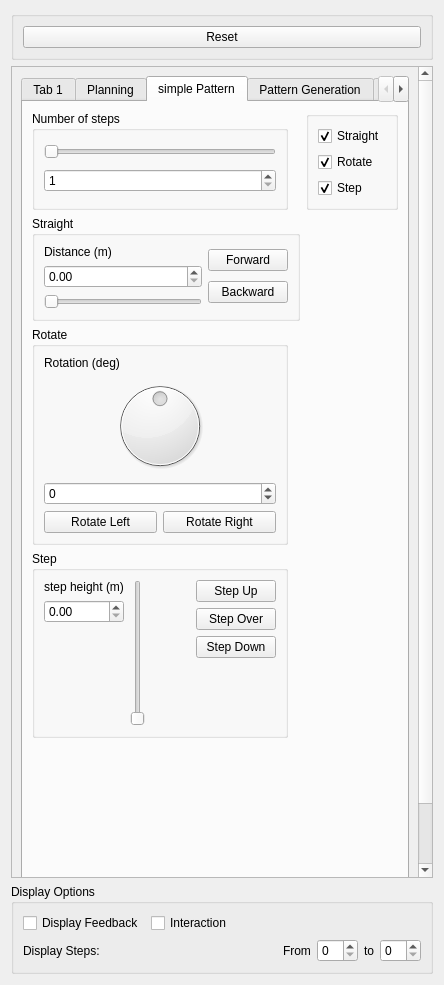
<?xml version="1.0" encoding="UTF-8"?>
<ui version="4.0">
 <class>PanelDesign</class>
 <widget class="QWidget" name="PanelDesign">
  <property name="geometry">
   <rect>
    <x>0</x>
    <y>0</y>
    <width>444</width>
    <height>985</height>
   </rect>
  </property>
  <property name="windowTitle">
   <string>Form</string>
  </property>
  <layout class="QVBoxLayout" name="verticalLayout_15">
   <item>
    <widget class="QGroupBox" name="groupBox">
     <property name="title">
      <string/>
     </property>
     <layout class="QHBoxLayout" name="horizontalLayout_5">
      <item>
       <widget class="QPushButton" name="reset_pushButton">
        <property name="text">
         <string>Reset</string>
        </property>
       </widget>
      </item>
     </layout>
    </widget>
   </item>
   <item>
    <widget class="QScrollArea" name="scrollArea">
     <property name="widgetResizable">
      <bool>true</bool>
     </property>
     <widget class="QWidget" name="scrollAreaWidgetContents">
      <property name="geometry">
       <rect>
        <x>0</x>
        <y>0</y>
        <width>416</width>
        <height>876</height>
       </rect>
      </property>
      <layout class="QVBoxLayout" name="verticalLayout_16">
       <item>
        <widget class="QTabWidget" name="tabWidget">
         <property name="currentIndex">
          <number>2</number>
         </property>
         <widget class="QWidget" name="tab">
          <attribute name="title">
           <string>Tab 1</string>
          </attribute>
          <layout class="QVBoxLayout" name="verticalLayout">
           <item>
            <layout class="QHBoxLayout" name="horizontalLayout_2">
             <item>
              <widget class="QLabel" name="placeFeetLabel">
               <property name="text">
                <string>Place Feet</string>
               </property>
              </widget>
             </item>
             <item>
              <widget class="QPushButton" name="setStart">
               <property name="text">
                <string>StartTEST</string>
               </property>
              </widget>
             </item>
             <item>
              <widget class="QPushButton" name="setGoal">
               <property name="text">
                <string>Goal</string>
               </property>
              </widget>
             </item>
            </layout>
           </item>
           <item>
            <spacer name="verticalSpacer_2">
             <property name="orientation">
              <enum>Qt::Vertical</enum>
             </property>
             <property name="sizeHint" stdset="0">
              <size>
               <width>20</width>
               <height>40</height>
              </size>
             </property>
            </spacer>
           </item>
           <item>
            <widget class="QProgressBar" name="progressBar">
             <property name="enabled">
              <bool>false</bool>
             </property>
             <property name="value">
              <number>24</number>
             </property>
            </widget>
           </item>
          </layout>
         </widget>
         <widget class="QWidget" name="planningTab">
          <attribute name="title">
           <string>Planning</string>
          </attribute>
          <layout class="QVBoxLayout" name="verticalLayout_2">
           <item>
            <widget class="QGroupBox" name="planningGroupBox">
             <property name="title">
              <string/>
             </property>
             <layout class="QVBoxLayout" name="verticalLayout_14">
              <item>
               <widget class="QCheckBox" name="realtimePlanningCheckbox">
                <property name="text">
                 <string>Real Time Planning</string>
                </property>
               </widget>
              </item>
              <item>
               <widget class="QComboBox" name="planningModeComboBox">
                <item>
                 <property name="text">
                  <string>2D Planning Mode</string>
                 </property>
                </item>
                <item>
                 <property name="text">
                  <string>3D Planning Mode</string>
                 </property>
                </item>
               </widget>
              </item>
              <item>
               <layout class="QHBoxLayout" name="horizontalLayout_14">
                <item>
                 <widget class="QToolButton" name="planningSetGoalToolButton">
                  <property name="text">
                   <string>set Goal</string>
                  </property>
                  <property name="checkable">
                   <bool>true</bool>
                  </property>
                 </widget>
                </item>
                <item>
                 <widget class="QPushButton" name="planningWayPointsPushButton">
                  <property name="text">
                   <string>Set Way Points</string>
                  </property>
                 </widget>
                </item>
               </layout>
              </item>
              <item>
               <spacer name="verticalSpacer_5">
                <property name="orientation">
                 <enum>Qt::Vertical</enum>
                </property>
                <property name="sizeHint" stdset="0">
                 <size>
                  <width>20</width>
                  <height>40</height>
                 </size>
                </property>
               </spacer>
              </item>
              <item>
               <layout class="QHBoxLayout" name="horizontalLayout_13">
                <item>
                 <widget class="QCommandLinkButton" name="planningComputeCommandLinkButton">
                  <property name="text">
                   <string>Compute Step Plan</string>
                  </property>
                 </widget>
                </item>
                <item>
                 <widget class="QCommandLinkButton" name="planningExecuteCommandLinkButton">
                  <property name="text">
                   <string>Execute Step Plan</string>
                  </property>
                 </widget>
                </item>
               </layout>
              </item>
              <item>
               <widget class="QProgressBar" name="planningProgressBar">
                <property name="value">
                 <number>24</number>
                </property>
               </widget>
              </item>
             </layout>
            </widget>
           </item>
           <item>
            <spacer name="verticalSpacer_7">
             <property name="orientation">
              <enum>Qt::Vertical</enum>
             </property>
             <property name="sizeHint" stdset="0">
              <size>
               <width>20</width>
               <height>40</height>
              </size>
             </property>
            </spacer>
           </item>
           <item>
            <spacer name="verticalSpacer_3">
             <property name="orientation">
              <enum>Qt::Vertical</enum>
             </property>
             <property name="sizeHint" stdset="0">
              <size>
               <width>20</width>
               <height>40</height>
              </size>
             </property>
            </spacer>
           </item>
          </layout>
         </widget>
         <widget class="QWidget" name="simplePatternTab">
          <attribute name="title">
           <string>simple Pattern</string>
          </attribute>
          <layout class="QGridLayout" name="gridLayout">
           <item row="1" column="1" colspan="3">
            <widget class="QGroupBox" name="simpleStraightGroupBox">
             <property name="title">
              <string>Straight</string>
             </property>
             <layout class="QHBoxLayout" name="horizontalLayout_3">
              <item>
               <layout class="QVBoxLayout" name="verticalLayout_3">
                <item>
                 <widget class="QLabel" name="simpleDistanceLabel">
                  <property name="text">
                   <string>Distance (m)</string>
                  </property>
                 </widget>
                </item>
                <item>
                 <widget class="QDoubleSpinBox" name="simpleDistanceSpinBox">
                  <property name="singleStep">
                   <double>0.100000000000000</double>
                  </property>
                 </widget>
                </item>
                <item>
                 <widget class="QSlider" name="simpleDistanceSlider">
                  <property name="orientation">
                   <enum>Qt::Horizontal</enum>
                  </property>
                 </widget>
                </item>
               </layout>
              </item>
              <item>
               <layout class="QVBoxLayout" name="verticalLayout_4">
                <item>
                 <widget class="QPushButton" name="simpleForwardPushButton">
                  <property name="text">
                   <string>Forward</string>
                  </property>
                 </widget>
                </item>
                <item>
                 <widget class="QPushButton" name="simpleBackwardPushButton">
                  <property name="text">
                   <string>Backward</string>
                  </property>
                 </widget>
                </item>
               </layout>
              </item>
             </layout>
            </widget>
           </item>
           <item row="0" column="1">
            <widget class="QGroupBox" name="simpleNOStepsGroupBox">
             <property name="title">
              <string>Number of steps</string>
             </property>
             <layout class="QVBoxLayout" name="verticalLayout_9">
              <item>
               <widget class="QSlider" name="simpleNOstepsSlider">
                <property name="orientation">
                 <enum>Qt::Horizontal</enum>
                </property>
               </widget>
              </item>
              <item>
               <widget class="QSpinBox" name="simpleNOStepsSpinBox">
                <property name="minimum">
                 <number>1</number>
                </property>
               </widget>
              </item>
             </layout>
            </widget>
           </item>
           <item row="2" column="1">
            <widget class="QGroupBox" name="simpleRotateGroupBox">
             <property name="title">
              <string>Rotate</string>
             </property>
             <layout class="QVBoxLayout" name="verticalLayout_6">
              <item>
               <layout class="QVBoxLayout" name="verticalLayout_5">
                <item>
                 <widget class="QLabel" name="simpleRotationLabel">
                  <property name="text">
                   <string>Rotation (deg)</string>
                  </property>
                 </widget>
                </item>
                <item>
                 <widget class="QDial" name="simpleRotationDial">
                  <property name="minimum">
                   <number>-180</number>
                  </property>
                  <property name="maximum">
                   <number>180</number>
                  </property>
                  <property name="sliderPosition">
                   <number>0</number>
                  </property>
                  <property name="wrapping">
                   <bool>true</bool>
                  </property>
                 </widget>
                </item>
                <item>
                 <widget class="QSpinBox" name="simpleRotationSpinBox">
                  <property name="minimum">
                   <number>-180</number>
                  </property>
                  <property name="maximum">
                   <number>180</number>
                  </property>
                 </widget>
                </item>
               </layout>
              </item>
              <item>
               <layout class="QHBoxLayout" name="horizontalLayout_4">
                <item>
                 <widget class="QPushButton" name="simpleRotateLeftPushButton">
                  <property name="text">
                   <string>Rotate Left</string>
                  </property>
                 </widget>
                </item>
                <item>
                 <widget class="QPushButton" name="simpleRotateRightPushButton">
                  <property name="text">
                   <string>Rotate Right</string>
                  </property>
                 </widget>
                </item>
               </layout>
              </item>
             </layout>
            </widget>
           </item>
           <item row="0" column="4">
            <widget class="QGroupBox" name="checkBoxGroupBox">
             <property name="title">
              <string/>
             </property>
             <layout class="QVBoxLayout" name="verticalLayout_10">
              <item>
               <widget class="QCheckBox" name="straightCheckBox">
                <property name="text">
                 <string>Straight</string>
                </property>
                <property name="checked">
                 <bool>true</bool>
                </property>
               </widget>
              </item>
              <item>
               <widget class="QCheckBox" name="rotateCheckBox">
                <property name="text">
                 <string>Rotate</string>
                </property>
                <property name="checked">
                 <bool>true</bool>
                </property>
               </widget>
              </item>
              <item>
               <widget class="QCheckBox" name="stepCheckBox">
                <property name="text">
                 <string>Step</string>
                </property>
                <property name="checked">
                 <bool>true</bool>
                </property>
               </widget>
              </item>
             </layout>
            </widget>
           </item>
           <item row="3" column="1">
            <widget class="QGroupBox" name="simpleStepGroupBox">
             <property name="title">
              <string>Step</string>
             </property>
             <layout class="QHBoxLayout" name="horizontalLayout">
              <item>
               <layout class="QVBoxLayout" name="verticalLayout_12">
                <item>
                 <widget class="QLabel" name="simpleHeightLabel">
                  <property name="text">
                   <string>step height (m)</string>
                  </property>
                 </widget>
                </item>
                <item>
                 <widget class="QDoubleSpinBox" name="simpleHeightSpinBox">
                  <property name="maximum">
                   <double>10.000000000000000</double>
                  </property>
                  <property name="singleStep">
                   <double>0.010000000000000</double>
                  </property>
                 </widget>
                </item>
                <item>
                 <spacer name="verticalSpacer_14">
                  <property name="orientation">
                   <enum>Qt::Vertical</enum>
                  </property>
                  <property name="sizeHint" stdset="0">
                   <size>
                    <width>20</width>
                    <height>40</height>
                   </size>
                  </property>
                 </spacer>
                </item>
               </layout>
              </item>
              <item>
               <widget class="QSlider" name="simpleHeightSlider">
                <property name="maximum">
                 <number>20</number>
                </property>
                <property name="orientation">
                 <enum>Qt::Vertical</enum>
                </property>
               </widget>
              </item>
              <item>
               <spacer name="horizontalSpacer_5">
                <property name="orientation">
                 <enum>Qt::Horizontal</enum>
                </property>
                <property name="sizeHint" stdset="0">
                 <size>
                  <width>40</width>
                  <height>20</height>
                 </size>
                </property>
               </spacer>
              </item>
              <item>
               <layout class="QVBoxLayout" name="verticalLayout_13">
                <item>
                 <widget class="QPushButton" name="simpleStepUpPushButton">
                  <property name="text">
                   <string>Step Up</string>
                  </property>
                 </widget>
                </item>
                <item>
                 <widget class="QPushButton" name="simpleStepOverPushButton">
                  <property name="text">
                   <string>Step Over</string>
                  </property>
                 </widget>
                </item>
                <item>
                 <widget class="QPushButton" name="simpleStepDownPushButton">
                  <property name="text">
                   <string>Step Down</string>
                  </property>
                 </widget>
                </item>
                <item>
                 <spacer name="verticalSpacer_8">
                  <property name="orientation">
                   <enum>Qt::Vertical</enum>
                  </property>
                  <property name="sizeHint" stdset="0">
                   <size>
                    <width>20</width>
                    <height>40</height>
                   </size>
                  </property>
                 </spacer>
                </item>
               </layout>
              </item>
             </layout>
            </widget>
           </item>
           <item row="4" column="1">
            <spacer name="verticalSpacer_4">
             <property name="orientation">
              <enum>Qt::Vertical</enum>
             </property>
             <property name="sizeHint" stdset="0">
              <size>
               <width>20</width>
               <height>40</height>
              </size>
             </property>
            </spacer>
           </item>
          </layout>
         </widget>
         <widget class="QWidget" name="patternGenerationTab">
          <attribute name="title">
           <string>Pattern Generation</string>
          </attribute>
          <layout class="QGridLayout" name="gridLayout_6">
           <item row="5" column="1">
            <widget class="QGroupBox" name="patternCommandGroupBox">
             <property name="title">
              <string/>
             </property>
             <layout class="QGridLayout" name="gridLayout_5">
              <item row="3" column="0">
               <widget class="QPushButton" name="patternRotateLeftPushButton">
                <property name="text">
                 <string>Rotate Left</string>
                </property>
               </widget>
              </item>
              <item row="3" column="2">
               <widget class="QPushButton" name="patternRotateRightPushButton">
                <property name="text">
                 <string>Rotate Right</string>
                </property>
               </widget>
              </item>
              <item row="6" column="1">
               <widget class="QPushButton" name="patternBackwardPushButton">
                <property name="text">
                 <string>Backward</string>
                </property>
               </widget>
              </item>
              <item row="5" column="0">
               <widget class="QPushButton" name="patternStrafeLeftPushButton">
                <property name="text">
                 <string>Strafe Left</string>
                </property>
               </widget>
              </item>
              <item row="1" column="1">
               <widget class="QPushButton" name="patternForwardPushButton">
                <property name="text">
                 <string>Forward</string>
                </property>
               </widget>
              </item>
              <item row="5" column="2">
               <widget class="QPushButton" name="patternStrafeRightPushButton">
                <property name="text">
                 <string>Strafe Right</string>
                </property>
               </widget>
              </item>
              <item row="0" column="1">
               <widget class="QPushButton" name="patternSamplingPushButton">
                <property name="text">
                 <string>Forward(Sampling)</string>
                </property>
               </widget>
              </item>
             </layout>
            </widget>
           </item>
           <item row="0" column="1">
            <widget class="QCheckBox" name="sequenceCheckBox">
             <property name="text">
              <string>Sequence </string>
             </property>
            </widget>
           </item>
           <item row="1" column="1">
            <widget class="QGroupBox" name="commonOptionsGroupBox">
             <property name="title">
              <string/>
             </property>
             <layout class="QFormLayout" name="formLayout">
              <item row="0" column="0">
               <widget class="QLabel" name="patternNOStepsLabel">
                <property name="text">
                 <string>Number of steps</string>
                </property>
               </widget>
              </item>
              <item row="0" column="1">
               <widget class="QSpinBox" name="patternNOStepsSpinBox"/>
              </item>
              <item row="1" column="0">
               <widget class="QLabel" name="patternStepDistanceLabel">
                <property name="text">
                 <string>Step Distance (m)</string>
                </property>
               </widget>
              </item>
              <item row="1" column="1">
               <widget class="QDoubleSpinBox" name="patternStepDistanceSpinBox">
                <property name="maximum">
                 <double>10.000000000000000</double>
                </property>
                <property name="singleStep">
                 <double>0.010000000000000</double>
                </property>
               </widget>
              </item>
              <item row="2" column="0">
               <widget class="QLabel" name="patternSideStepLabel">
                <property name="text">
                 <string>Side Step (m)</string>
                </property>
               </widget>
              </item>
              <item row="2" column="1">
               <widget class="QDoubleSpinBox" name="patternSideStepDoubleSpinBox">
                <property name="maximum">
                 <double>10.000000000000000</double>
                </property>
                <property name="singleStep">
                 <double>0.010000000000000</double>
                </property>
               </widget>
              </item>
              <item row="4" column="0">
               <widget class="QLabel" name="patternRotationLabel">
                <property name="text">
                 <string>Rotation (deg)</string>
                </property>
               </widget>
              </item>
              <item row="5" column="0">
               <widget class="QLabel" name="patternDeltaZLabel">
                <property name="text">
                 <string>delta z per step</string>
                </property>
               </widget>
              </item>
              <item row="5" column="1">
               <widget class="QDoubleSpinBox" name="patternDeltaZDoubleSpinBox">
                <property name="maximum">
                 <double>10.000000000000000</double>
                </property>
                <property name="singleStep">
                 <double>0.010000000000000</double>
                </property>
               </widget>
              </item>
              <item row="4" column="1">
               <widget class="QSpinBox" name="patternRotationSpinBox">
                <property name="maximum">
                 <number>359</number>
                </property>
               </widget>
              </item>
              <item row="6" column="0">
               <widget class="QCheckBox" name="patternClosingStepCheckBox">
                <property name="text">
                 <string>Do closing step</string>
                </property>
                <property name="checked">
                 <bool>false</bool>
                </property>
               </widget>
              </item>
             </layout>
            </widget>
           </item>
           <item row="7" column="1" colspan="2">
            <widget class="QGroupBox" name="patternFeetPosGroupBox">
             <property name="title">
              <string>Feet Positioning</string>
             </property>
             <layout class="QGridLayout" name="gridLayout_2">
              <item row="2" column="0">
               <spacer name="horizontalSpacer">
                <property name="orientation">
                 <enum>Qt::Horizontal</enum>
                </property>
                <property name="sizeHint" stdset="0">
                 <size>
                  <width>40</width>
                  <height>20</height>
                 </size>
                </property>
               </spacer>
              </item>
              <item row="2" column="1">
               <widget class="QPushButton" name="patternWideStancePushButton">
                <property name="text">
                 <string>Wide Stance</string>
                </property>
               </widget>
              </item>
              <item row="2" column="2">
               <spacer name="horizontalSpacer_2">
                <property name="orientation">
                 <enum>Qt::Horizontal</enum>
                </property>
                <property name="sizeHint" stdset="0">
                 <size>
                  <width>40</width>
                  <height>20</height>
                 </size>
                </property>
               </spacer>
              </item>
              <item row="3" column="0">
               <widget class="QPushButton" name="patternCenterLeftPushButton">
                <property name="text">
                 <string>Center on Left</string>
                </property>
               </widget>
              </item>
              <item row="3" column="2">
               <widget class="QPushButton" name="patternCenterRightPushButton">
                <property name="text">
                 <string>Center on Right</string>
                </property>
               </widget>
              </item>
              <item row="3" column="1">
               <widget class="QPushButton" name="patternCenterFeetPushButton">
                <property name="text">
                 <string>Center on Feet</string>
                </property>
               </widget>
              </item>
             </layout>
            </widget>
           </item>
           <item row="8" column="1">
            <spacer name="verticalSpacer_10">
             <property name="orientation">
              <enum>Qt::Vertical</enum>
             </property>
             <property name="sizeHint" stdset="0">
              <size>
               <width>20</width>
               <height>40</height>
              </size>
             </property>
            </spacer>
           </item>
           <item row="3" column="1">
            <widget class="QGroupBox" name="patternMoreOptionsGroupBox">
             <property name="title">
              <string/>
             </property>
             <layout class="QGridLayout" name="gridLayout_4">
              <item row="3" column="2">
               <widget class="QSpinBox" name="patternStartIndexSpinBox"/>
              </item>
              <item row="3" column="0">
               <widget class="QLabel" name="patternStartIndexLabel">
                <property name="text">
                 <string>Start Step Index</string>
                </property>
               </widget>
              </item>
              <item row="5" column="0">
               <widget class="QLabel" name="patternRollLabel">
                <property name="text">
                 <string>Roll (deg)</string>
                </property>
               </widget>
              </item>
              <item row="9" column="2">
               <layout class="QVBoxLayout" name="verticalLayout_7">
                <item>
                 <widget class="QCheckBox" name="patternExtraSeperationCheckBox">
                  <property name="text">
                   <string>Extra seperation</string>
                  </property>
                 </widget>
                </item>
                <item>
                 <widget class="QCheckBox" name="patternTerrainModelCheckBox">
                  <property name="text">
                   <string>Use Terrain Model</string>
                  </property>
                 </widget>
                </item>
                <item>
                 <widget class="QCheckBox" name="patternOveride3DCheckBox">
                  <property name="text">
                   <string>Override 3D</string>
                  </property>
                 </widget>
                </item>
               </layout>
              </item>
              <item row="8" column="0">
               <widget class="QLabel" name="patternPitchLabel">
                <property name="text">
                 <string>Pitch (deg)</string>
                </property>
               </widget>
              </item>
              <item row="9" column="0">
               <layout class="QVBoxLayout" name="verticalLayout_8">
                <item>
                 <widget class="QLabel" name="patternStartFootLabel">
                  <property name="text">
                   <string>Start foot selection</string>
                  </property>
                 </widget>
                </item>
                <item>
                 <widget class="QComboBox" name="patternStartFootComboBox">
                  <item>
                   <property name="text">
                    <string>AUTO</string>
                   </property>
                  </item>
                  <item>
                   <property name="text">
                    <string>LEFT</string>
                   </property>
                  </item>
                  <item>
                   <property name="text">
                    <string>RIGHT</string>
                   </property>
                  </item>
                 </widget>
                </item>
                <item>
                 <spacer name="verticalSpacer">
                  <property name="orientation">
                   <enum>Qt::Vertical</enum>
                  </property>
                  <property name="sizeHint" stdset="0">
                   <size>
                    <width>20</width>
                    <height>40</height>
                   </size>
                  </property>
                 </spacer>
                </item>
               </layout>
              </item>
              <item row="5" column="2">
               <widget class="QSpinBox" name="patternRollSpinBox">
                <property name="maximum">
                 <number>359</number>
                </property>
               </widget>
              </item>
              <item row="8" column="2">
               <widget class="QSpinBox" name="patternPitchSpinBox">
                <property name="maximum">
                 <number>359</number>
                </property>
               </widget>
              </item>
             </layout>
            </widget>
           </item>
           <item row="2" column="1">
            <widget class="QCheckBox" name="patternMoreOptionsCheckbox">
             <property name="text">
              <string>More Options</string>
             </property>
             <property name="checked">
              <bool>true</bool>
             </property>
            </widget>
           </item>
           <item row="6" column="1">
            <widget class="QGroupBox" name="patternStepGroupBox">
             <property name="title">
              <string/>
             </property>
             <layout class="QVBoxLayout" name="verticalLayout_11">
              <item>
               <spacer name="verticalSpacer_12">
                <property name="orientation">
                 <enum>Qt::Vertical</enum>
                </property>
                <property name="sizeHint" stdset="0">
                 <size>
                  <width>20</width>
                  <height>40</height>
                 </size>
                </property>
               </spacer>
              </item>
              <item>
               <widget class="QPushButton" name="patternStepUpPushButton">
                <property name="text">
                 <string>Step Up</string>
                </property>
               </widget>
              </item>
              <item>
               <widget class="QPushButton" name="patternStepOverPushButton">
                <property name="text">
                 <string>Step Over</string>
                </property>
               </widget>
              </item>
              <item>
               <widget class="QPushButton" name="patternStepDownPushButton">
                <property name="text">
                 <string>Step Down</string>
                </property>
               </widget>
              </item>
              <item>
               <spacer name="verticalSpacer_6">
                <property name="orientation">
                 <enum>Qt::Vertical</enum>
                </property>
                <property name="sizeHint" stdset="0">
                 <size>
                  <width>20</width>
                  <height>40</height>
                 </size>
                </property>
               </spacer>
              </item>
             </layout>
            </widget>
           </item>
          </layout>
         </widget>
         <widget class="QWidget" name="tab_4">
          <attribute name="title">
           <string>Parameters</string>
          </attribute>
          <widget class="QTableWidget" name="testTableWidget">
           <property name="geometry">
            <rect>
             <x>10</x>
             <y>10</y>
             <width>221</width>
             <height>211</height>
            </rect>
           </property>
           <property name="wordWrap">
            <bool>true</bool>
           </property>
           <property name="cornerButtonEnabled">
            <bool>true</bool>
           </property>
           <property name="rowCount">
            <number>5</number>
           </property>
           <property name="columnCount">
            <number>3</number>
           </property>
           <attribute name="horizontalHeaderCascadingSectionResizes">
            <bool>false</bool>
           </attribute>
           <attribute name="horizontalHeaderDefaultSectionSize">
            <number>70</number>
           </attribute>
           <attribute name="horizontalHeaderMinimumSectionSize">
            <number>50</number>
           </attribute>
           <row>
            <property name="text">
             <string/>
            </property>
           </row>
           <row>
            <property name="text">
             <string/>
            </property>
           </row>
           <row>
            <property name="text">
             <string/>
            </property>
           </row>
           <row>
            <property name="text">
             <string/>
            </property>
           </row>
           <row>
            <property name="text">
             <string/>
            </property>
           </row>
           <column>
            <property name="text">
             <string>Name</string>
            </property>
           </column>
           <column>
            <property name="text">
             <string>Type</string>
            </property>
           </column>
           <column>
            <property name="text">
             <string>Value</string>
            </property>
           </column>
          </widget>
          <widget class="QTreeWidget" name="treeWidget">
           <property name="geometry">
            <rect>
             <x>180</x>
             <y>70</y>
             <width>256</width>
             <height>192</height>
            </rect>
           </property>
           <column>
            <property name="text">
             <string>Name</string>
            </property>
           </column>
           <column>
            <property name="text">
             <string>New Column</string>
            </property>
           </column>
           <column>
            <property name="text">
             <string>Value</string>
            </property>
           </column>
           <item>
            <property name="text">
             <string>Test</string>
            </property>
            <property name="text">
             <string>test</string>
            </property>
            <item>
             <property name="text">
              <string>test</string>
             </property>
            </item>
           </item>
           <item>
            <property name="text">
             <string>Test</string>
            </property>
            <property name="text">
             <string>Test</string>
            </property>
           </item>
           <item>
            <property name="text">
             <string>test</string>
            </property>
            <property name="text">
             <string>test</string>
            </property>
           </item>
          </widget>
         </widget>
        </widget>
       </item>
      </layout>
     </widget>
    </widget>
   </item>
   <item>
    <widget class="QGroupBox" name="displayGroupBox">
     <property name="title">
      <string>Display Options</string>
     </property>
     <layout class="QGridLayout" name="gridLayout_7">
      <item row="3" column="4">
       <widget class="QLabel" name="displayStepsToLabel">
        <property name="text">
         <string>to</string>
        </property>
       </widget>
      </item>
      <item row="3" column="1">
       <spacer name="horizontalSpacer_3">
        <property name="orientation">
         <enum>Qt::Horizontal</enum>
        </property>
        <property name="sizeHint" stdset="0">
         <size>
          <width>40</width>
          <height>20</height>
         </size>
        </property>
       </spacer>
      </item>
      <item row="3" column="5">
       <widget class="QSpinBox" name="displayStepsToSpinBox"/>
      </item>
      <item row="3" column="0">
       <widget class="QLabel" name="displayStepsLabel">
        <property name="text">
         <string>Display Steps:</string>
        </property>
       </widget>
      </item>
      <item row="3" column="2">
       <widget class="QLabel" name="displayStepsFromLabel">
        <property name="text">
         <string>From</string>
        </property>
       </widget>
      </item>
      <item row="3" column="3">
       <widget class="QSpinBox" name="displayStepsFromSpinBox"/>
      </item>
      <item row="1" column="1">
       <widget class="QCheckBox" name="displayInteractionCheckBox">
        <property name="text">
         <string>Interaction</string>
        </property>
       </widget>
      </item>
      <item row="1" column="0">
       <widget class="QCheckBox" name="displayFeedbackCheckBox">
        <property name="text">
         <string>Display Feedback</string>
        </property>
       </widget>
      </item>
     </layout>
    </widget>
   </item>
  </layout>
 </widget>
 <resources/>
 <connections>
  <connection>
   <sender>simpleRotationSpinBox</sender>
   <signal>valueChanged(int)</signal>
   <receiver>simpleRotationDial</receiver>
   <slot>setValue(int)</slot>
   <hints>
    <hint type="sourcelabel">
     <x>293</x>
     <y>496</y>
    </hint>
    <hint type="destinationlabel">
     <x>259</x>
     <y>466</y>
    </hint>
   </hints>
  </connection>
  <connection>
   <sender>simpleNOStepsSpinBox</sender>
   <signal>valueChanged(int)</signal>
   <receiver>simpleNOstepsSlider</receiver>
   <slot>setValue(int)</slot>
   <hints>
    <hint type="sourcelabel">
     <x>232</x>
     <y>195</y>
    </hint>
    <hint type="destinationlabel">
     <x>232</x>
     <y>159</y>
    </hint>
   </hints>
  </connection>
  <connection>
   <sender>simpleNOstepsSlider</sender>
   <signal>valueChanged(int)</signal>
   <receiver>simpleNOStepsSpinBox</receiver>
   <slot>setValue(int)</slot>
   <hints>
    <hint type="sourcelabel">
     <x>232</x>
     <y>159</y>
    </hint>
    <hint type="destinationlabel">
     <x>232</x>
     <y>195</y>
    </hint>
   </hints>
  </connection>
  <connection>
   <sender>simpleRotationDial</sender>
   <signal>sliderMoved(int)</signal>
   <receiver>simpleRotationSpinBox</receiver>
   <slot>setValue(int)</slot>
   <hints>
    <hint type="sourcelabel">
     <x>259</x>
     <y>466</y>
    </hint>
    <hint type="destinationlabel">
     <x>293</x>
     <y>496</y>
    </hint>
   </hints>
  </connection>
 </connections>
</ui>
